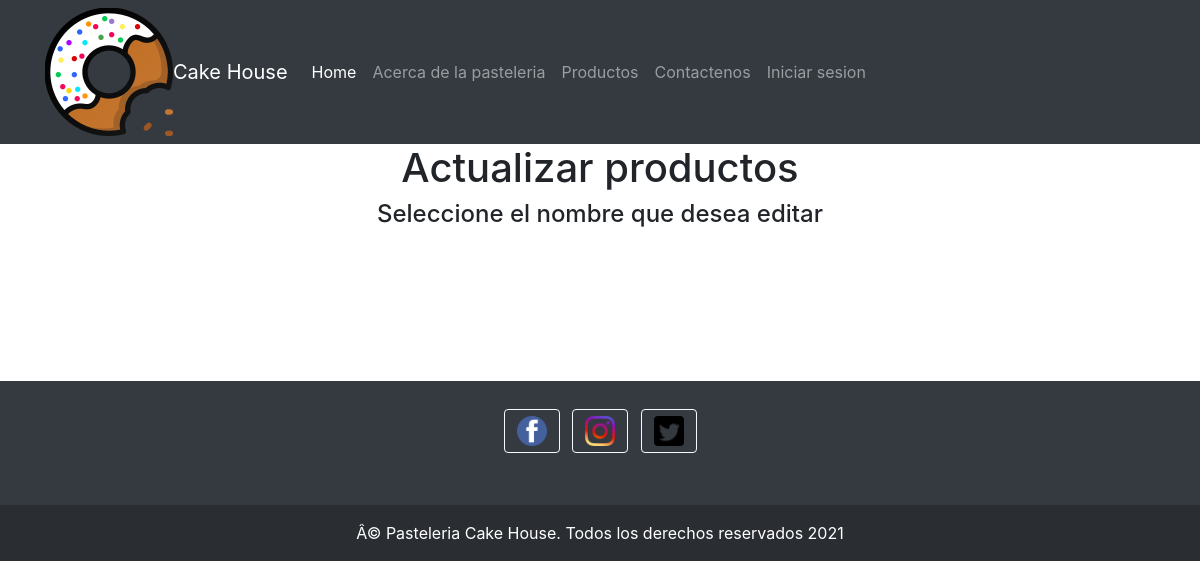
The app's page /pasteleria/actualizar_producto (signed in), older data.
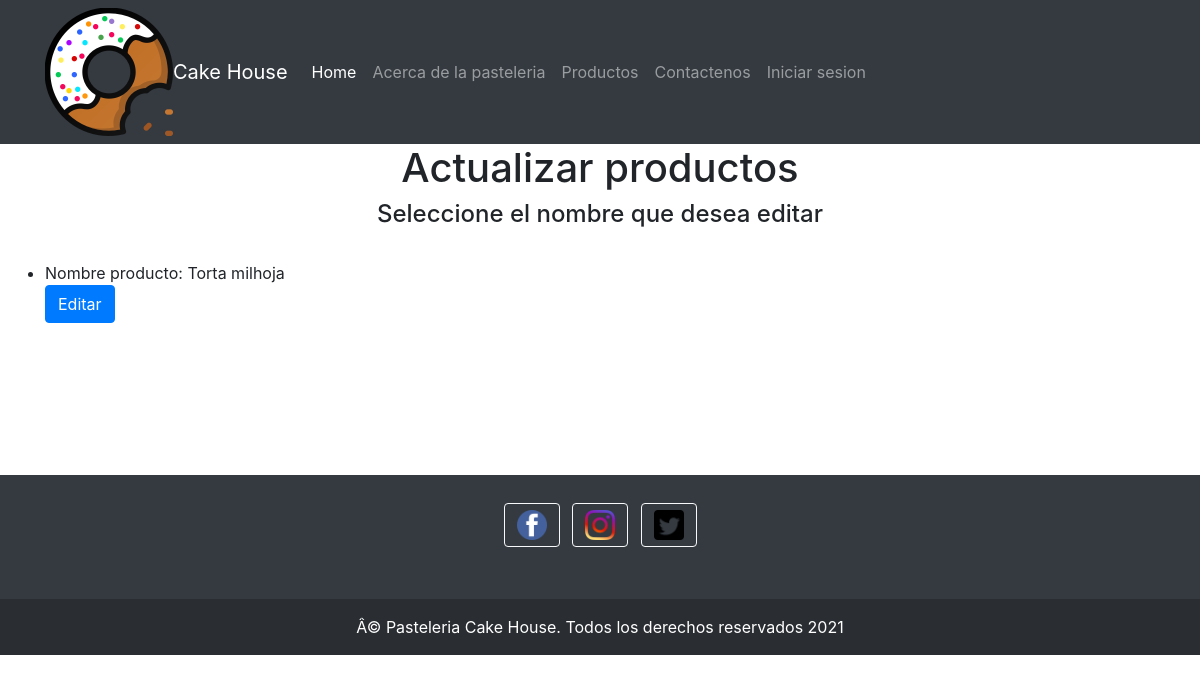
The same page, newer data.
### pasteleria/models.py (models this page shows, shortened)
class Producto(models.Model):
    nombre_producto = models.CharField(max_length=100, default="")
    precio = models.IntegerField(default=0)
    descripcion = models.CharField(max_length=100, default="")
    class Meta:
        permissions = (
            ('Admin', _('Es el Admin')),
            ('Usuario', _('Eres un simple usuario')),
            ('Agregar', _('Puedes agregar productos')),
            ('Eliminar', _('Puedes eliminar productos')),
            ('Actualizar', _('Puedes actualizar productos')),
            ('Buscar', _('Puedes buscar productos')),
        )

### pasteleria/views.py (the view)
# urls.py: path("actualizar_producto", views.actualizar_producto, name="actualizar_producto"),
def actualizar_producto(request):
    if request.user.has_perm('pasteleria.Admin') or request.user.has_perm('pasteleria.Actualizar'):
        actualizar = Producto.objects.all()
        mostrar = {"actualizar": actualizar}
        return render(request, "pasteleria/actualizar_producto.html", mostrar)
    else:
        return HttpResponse("No cuentas con los permisos")

### pasteleria/templates/pasteleria/actualizar_producto.html (shortened to what this page needs)
{% load static %}
<link rel="stylesheet" type="text/css" href="{% static 'css/bootstrap.min.css' %}">
<link rel="stylesheet" type="text/css" href="{% static 'css/style.css' %}">
<div>
    <nav class="navbar navbar-expand-lg navbar-dark bg-dark">
        <div class="container">
            <img id="imagen" src="{% static 'img/iconfinder_bite-cake-christmas-cookie-seet_5448872.png' %}">
            <a class="navbar-brand" href="#">Cake House</a>
            <div class="collapse navbar-collapse" id="navbarsExample07">
                <ul class="navbar-nav mr-auto">
                    <li class="nav-item active">
                        <a class="nav-link" href="{% url 'pasteleria:inicio' %}">Home <span class="sr-only">(current)</span></a>
                    </li>
                    <li class="nav-item">
                        <a class="nav-link" href="#">Acerca de la pasteleria</a>
                    </li>
                    <li class="nav-item">
                        <a class="nav-link" href="#">Productos</a>
                    </li>
                    <li class="nav-item">
                        <a class="nav-link" href="#">Contactenos</a>
                    </li>
                    <li class="nav-item">
                        <a class="nav-link" href="#">Iniciar sesion</a>
                    </li>
                </ul>
            </div>
        </div>
    </nav>
</div>
<div style="text-align: center">
    <h1>Actualizar productos</h1>
    <h4>Seleccione el nombre que desea editar</h4>
</div>
{% for i in actualizar %}
<form action="{% url 'pasteleria:editar_producto' %}" method="post" class="container-sm">
    <div class="form-row">
        <div class="form-group col-md-6">
            <ul>
                <li>Nombre producto: {{i.nombre_producto}}</li>
                <button type="submit" class="btn btn-primary">Editar</button>
            </ul>
        </div>
    </div>
</form>
{% endfor %}
<footer class="bg-dark text-center text-white">
    <div class="container p-4 pb-0">
        <section class="mb-4">
            <a class="btn btn-outline-light btn-floating m-1" href="#!" role="button"><img src="{% static 'img/facebook.png' %}" style="width: 30px"></a>
            <a class="btn btn-outline-light btn-floating m-1" href="#!" role="button"><img src="{% static 'img/instagram.png' %}" style="width: 30px"></a>
            <a class="btn btn-outline-light btn-floating m-1" href="#!" role="button"><img
                    src="{% static 'img/twitter.png' %}" style="width: 30px"></a>
        </section>
    </div>
    <div class="text-center p-3" style="background-color: rgba(0, 0, 0, 0.2);">
        Â© Pasteleria Cake House. Todos los derechos reservados 2021
    </div>
</footer>

Row changes from the older to the newer data that the page shows:
added Producto: nombre_producto "Torta milhoja"
